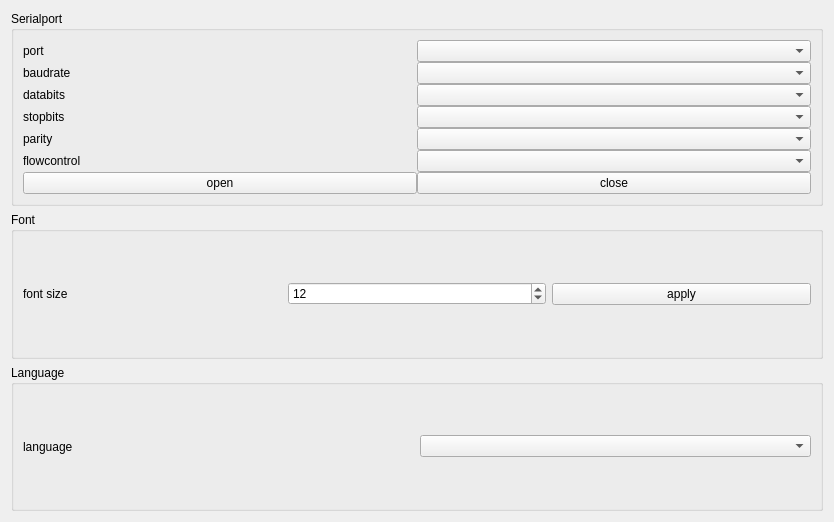
<?xml version="1.0" encoding="UTF-8"?>
<ui version="4.0">
 <class>SettingWindow</class>
 <widget class="QWidget" name="SettingWindow">
  <property name="geometry">
   <rect>
    <x>0</x>
    <y>0</y>
    <width>834</width>
    <height>522</height>
   </rect>
  </property>
  <property name="windowTitle">
   <string>Form</string>
  </property>
  <layout class="QGridLayout" name="gridLayout_2">
   <item row="2" column="0">
    <widget class="QGroupBox" name="language_gb">
     <property name="title">
      <string>Language</string>
     </property>
     <layout class="QHBoxLayout" name="horizontalLayout_2">
      <item>
       <layout class="QHBoxLayout" name="horizontalLayout">
        <item>
         <widget class="QLabel" name="label_7">
          <property name="text">
           <string>language</string>
          </property>
         </widget>
        </item>
        <item>
         <widget class="QComboBox" name="setting_language_cb"/>
        </item>
       </layout>
      </item>
     </layout>
    </widget>
   </item>
   <item row="0" column="0">
    <widget class="QGroupBox" name="setting_serial_port_gb">
     <property name="title">
      <string>Serialport</string>
     </property>
     <layout class="QGridLayout" name="gridLayout_3">
      <item row="0" column="0">
       <layout class="QGridLayout" name="gridLayout">
        <property name="spacing">
         <number>0</number>
        </property>
        <item row="2" column="0">
         <widget class="QLabel" name="label_3">
          <property name="text">
           <string>databits</string>
          </property>
         </widget>
        </item>
        <item row="5" column="1">
         <widget class="QComboBox" name="setting_flowcontrol_cb"/>
        </item>
        <item row="1" column="1">
         <widget class="QComboBox" name="setting_baudrate_cb"/>
        </item>
        <item row="5" column="0">
         <widget class="QLabel" name="label_6">
          <property name="text">
           <string>flowcontrol</string>
          </property>
         </widget>
        </item>
        <item row="0" column="0">
         <widget class="QLabel" name="label">
          <property name="text">
           <string>port</string>
          </property>
         </widget>
        </item>
        <item row="2" column="1">
         <widget class="QComboBox" name="setting_databits_cb"/>
        </item>
        <item row="0" column="1">
         <widget class="QComboBox" name="setting_port_cb"/>
        </item>
        <item row="3" column="1">
         <widget class="QComboBox" name="setting_stopbits_cb"/>
        </item>
        <item row="1" column="0">
         <widget class="QLabel" name="label_2">
          <property name="text">
           <string>baudrate</string>
          </property>
         </widget>
        </item>
        <item row="3" column="0">
         <widget class="QLabel" name="label_4">
          <property name="text">
           <string>stopbits</string>
          </property>
         </widget>
        </item>
        <item row="4" column="0">
         <widget class="QLabel" name="label_5">
          <property name="text">
           <string>parity</string>
          </property>
         </widget>
        </item>
        <item row="4" column="1">
         <widget class="QComboBox" name="setting_parity_cb"/>
        </item>
        <item row="6" column="0">
         <widget class="QPushButton" name="setting_open_btn">
          <property name="autoFillBackground">
           <bool>true</bool>
          </property>
          <property name="text">
           <string>open</string>
          </property>
         </widget>
        </item>
        <item row="6" column="1">
         <widget class="QPushButton" name="setting_close_btn">
          <property name="autoFillBackground">
           <bool>true</bool>
          </property>
          <property name="text">
           <string>close</string>
          </property>
         </widget>
        </item>
       </layout>
      </item>
     </layout>
    </widget>
   </item>
   <item row="1" column="0">
    <widget class="QGroupBox" name="Font_gb">
     <property name="title">
      <string>Font</string>
     </property>
     <layout class="QHBoxLayout" name="horizontalLayout_4">
      <item>
       <layout class="QHBoxLayout" name="horizontalLayout_3">
        <item>
         <widget class="QLabel" name="font_lb">
          <property name="text">
           <string>font size</string>
          </property>
         </widget>
        </item>
        <item>
         <widget class="QSpinBox" name="setting_font_sb">
          <property name="minimum">
           <number>8</number>
          </property>
          <property name="maximum">
           <number>18</number>
          </property>
          <property name="value">
           <number>12</number>
          </property>
         </widget>
        </item>
        <item>
         <widget class="QPushButton" name="setting_apply_btn">
          <property name="text">
           <string>apply</string>
          </property>
         </widget>
        </item>
       </layout>
      </item>
     </layout>
    </widget>
   </item>
  </layout>
 </widget>
 <resources/>
 <connections/>
</ui>
